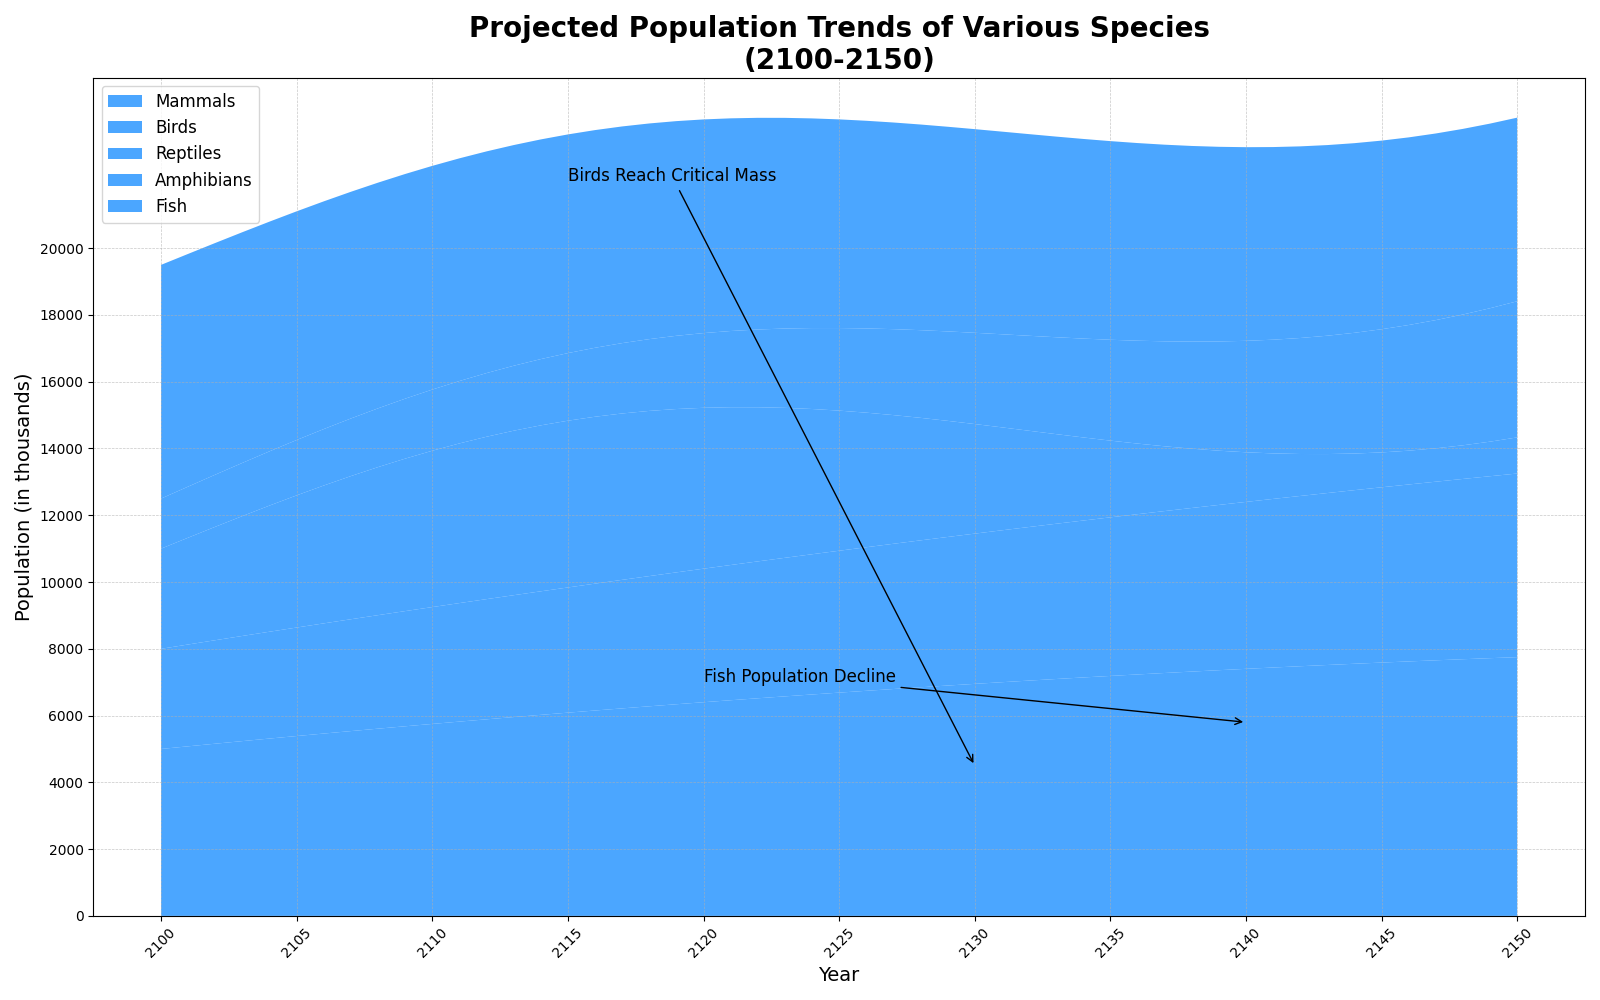

Write Python code to recreate this figure.
import matplotlib.pyplot as plt
import numpy as np

years = np.arange(2100, 2151)

mammals_population = 5000 + 80 * (years - 2100) - 0.5 * (years - 2100)**2
birds_population = 3000 + 50 * (years - 2100)
reptiles_population = 2000 * np.sin(0.1 * (years - 2100)) + 3000
amphibians_population = 1500 * np.exp(0.02 * (years - 2100))
fish_population = 7000 - 30 * (years - 2100)

mammals_population = np.clip(mammals_population, 0, None)
fish_population = np.clip(fish_population, 0, None)

species_data = np.vstack([mammals_population, birds_population, reptiles_population, amphibians_population, fish_population])

plt.figure(figsize=(16, 10))

# Apply a single color for all data groups
plt.stackplot(years, species_data, labels=['Mammals', 'Birds', 'Reptiles', 'Amphibians', 'Fish'],
              colors=['#1E90FF'], alpha=0.8)

plt.title("Projected Population Trends of Various Species\n(2100-2150)", fontsize=20, fontweight='bold')
plt.xlabel("Year", fontsize=14)
plt.ylabel("Population (in thousands)", fontsize=14)

plt.xticks(years[::5], rotation=45)
plt.yticks(np.arange(0, 21000, 2000))
plt.grid(True, linestyle='--', linewidth=0.5, alpha=0.7)

plt.legend(loc='upper left', fontsize=12, frameon=True)

plt.annotate('Birds Reach Critical Mass', xy=(2130, birds_population[30]), xytext=(2115, 22000),
             arrowprops=dict(arrowstyle='->', color='black'), fontsize=12, color='black')
plt.annotate('Fish Population Decline', xy=(2140, fish_population[40]), xytext=(2120, 7000),
             arrowprops=dict(arrowstyle='->', color='black'), fontsize=12, color='black')

plt.tight_layout()
plt.show()
